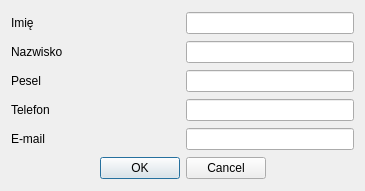
<?xml version="1.0" encoding="UTF-8"?>
<ui version="4.0">
 <class>AddClientDialog</class>
 <widget class="QDialog" name="AddClientDialog">
  <property name="geometry">
   <rect>
    <x>0</x>
    <y>0</y>
    <width>365</width>
    <height>191</height>
   </rect>
  </property>
  <property name="sizePolicy">
   <sizepolicy hsizetype="Preferred" vsizetype="Preferred">
    <horstretch>0</horstretch>
    <verstretch>0</verstretch>
   </sizepolicy>
  </property>
  <property name="windowTitle">
   <string>Dodanie Klienta</string>
  </property>
  <layout class="QVBoxLayout" name="verticalLayout">
   <item>
    <layout class="QHBoxLayout" name="horizontalLayout">
     <item>
      <widget class="QLabel" name="label">
       <property name="text">
        <string>Imię</string>
       </property>
      </widget>
     </item>
     <item>
      <widget class="QLineEdit" name="nameClientEdit">
       <property name="sizePolicy">
        <sizepolicy hsizetype="Preferred" vsizetype="Fixed">
         <horstretch>0</horstretch>
         <verstretch>0</verstretch>
        </sizepolicy>
       </property>
      </widget>
     </item>
    </layout>
   </item>
   <item>
    <layout class="QHBoxLayout" name="horizontalLayout_2">
     <item>
      <widget class="QLabel" name="label_2">
       <property name="text">
        <string>Nazwisko</string>
       </property>
      </widget>
     </item>
     <item>
      <widget class="QLineEdit" name="surnameClientEdit">
       <property name="sizePolicy">
        <sizepolicy hsizetype="Preferred" vsizetype="Fixed">
         <horstretch>0</horstretch>
         <verstretch>0</verstretch>
        </sizepolicy>
       </property>
      </widget>
     </item>
    </layout>
   </item>
   <item>
    <layout class="QHBoxLayout" name="horizontalLayout_3">
     <item>
      <widget class="QLabel" name="label_3">
       <property name="text">
        <string>Pesel</string>
       </property>
      </widget>
     </item>
     <item>
      <widget class="QLineEdit" name="peselClientEdit">
       <property name="sizePolicy">
        <sizepolicy hsizetype="Preferred" vsizetype="Fixed">
         <horstretch>0</horstretch>
         <verstretch>0</verstretch>
        </sizepolicy>
       </property>
      </widget>
     </item>
    </layout>
   </item>
   <item>
    <layout class="QHBoxLayout" name="horizontalLayout_4">
     <item>
      <widget class="QLabel" name="label_4">
       <property name="text">
        <string>Telefon</string>
       </property>
      </widget>
     </item>
     <item>
      <widget class="QLineEdit" name="phoneClientEdit">
       <property name="sizePolicy">
        <sizepolicy hsizetype="Preferred" vsizetype="Fixed">
         <horstretch>0</horstretch>
         <verstretch>0</verstretch>
        </sizepolicy>
       </property>
      </widget>
     </item>
    </layout>
   </item>
   <item>
    <layout class="QHBoxLayout" name="horizontalLayout_5">
     <item>
      <widget class="QLabel" name="label_5">
       <property name="text">
        <string>E-mail</string>
       </property>
      </widget>
     </item>
     <item>
      <widget class="QLineEdit" name="emailClientEdit">
       <property name="sizePolicy">
        <sizepolicy hsizetype="Preferred" vsizetype="Fixed">
         <horstretch>0</horstretch>
         <verstretch>0</verstretch>
        </sizepolicy>
       </property>
      </widget>
     </item>
    </layout>
   </item>
   <item>
    <widget class="QDialogButtonBox" name="buttonBox">
     <property name="standardButtons">
      <set>QDialogButtonBox::Cancel|QDialogButtonBox::Ok</set>
     </property>
     <property name="centerButtons">
      <bool>true</bool>
     </property>
    </widget>
   </item>
  </layout>
 </widget>
 <resources/>
 <connections/>
</ui>
